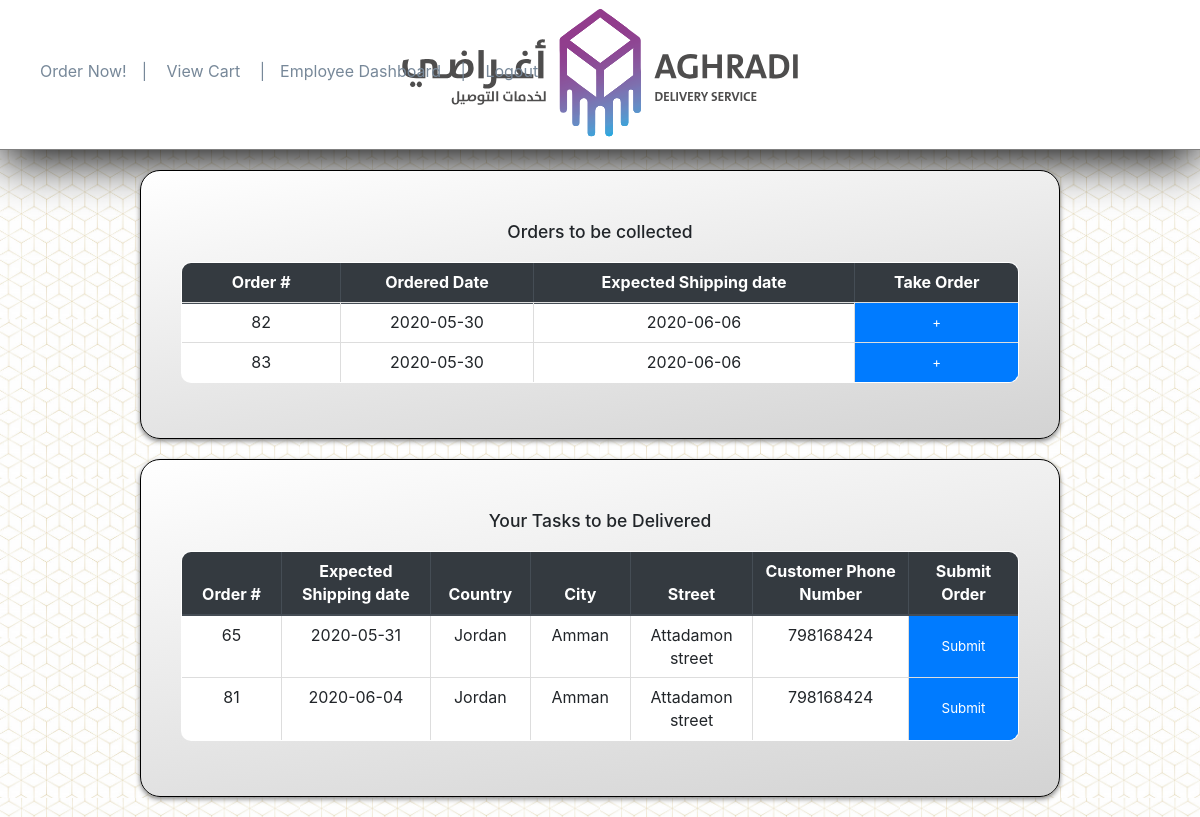
Page /dashboard.php on the committed database.
### tables this page shows
CREATE TABLE `orders` (
  `OID` int(11) NOT NULL,
  `OrderDate` date NOT NULL DEFAULT current_timestamp(),
  `ShippingDate` date DEFAULT NULL,
  `CID` int(5) DEFAULT NULL,
  `EID` int(5) DEFAULT NULL
);

CREATE TABLE `customer` (
  `CID` int(5) NOT NULL,
  `FirstName` varchar(20) NOT NULL,
  `LastName` varchar(20) NOT NULL,
  `Phone` int(10) NOT NULL,
  `Country` varchar(20) NOT NULL,
  `City` varchar(20) NOT NULL,
  `Street` varchar(40) NOT NULL,
  `Email` varchar(40) NOT NULL
);

### AGHRADI.php (the view, shortened to what this page needs)
<?php
function GetTasks(){
    $conn= new mysqli("localhost","root","", "AGHRADI");
    echo'<div class="Container">
    <h3>Your Tasks to be Delivered</h3>
    <table class="table table-bordered" >
        <thead class="thead-dark">
            <tr>
                <th>Order #</th>
                <th>Expected Shipping date</th>
                <th>Country</th>
                <th>City</th>
                <th>Street</th>
                <th>Customer Phone Number</th>
                <th>Submit Order</th>
            </tr>
        </thead>';
    $sql = 'SELECT OID, OrderDate,DATE_ADD(OrderDate, INTERVAL 7 DAY) as ED,CID FROM Orders WHERE ShippingDate IS Null AND EID='.$GLOBALS['thisEmployee'];
    $result = mysqli_query($conn, $sql);
    while($row = mysqli_fetch_assoc($result)) {
        $sql = 'SELECT * FROM customer WHERE CID='.$row["CID"];
        $cinfo = mysqli_query($conn, $sql);
        $crow = mysqli_fetch_assoc($cinfo);
        echo "<tr><td>" . $row["OID"]. " </td><td> ".$row["ED"]."</td><td>".$crow["Country"]."</td><td>".$crow["City"]."</td><td>".$crow["Street"]."</td><td>".$crow["Phone"]."</td>";
        echo'<form action="AGHRADI.php" method="post">
        <td style="padding: 0; position: relative;">
        <button type="submit" name=SubmitOrder value='.$row["OID"].' class="btn btn-primary fullHeight" " onclick="SubmitOrder(ONumber)">Submit</button>
        </form></td>';
    }
    echo '</table><br></div>';
}
function GetNotCollectedOrders(){
    $conn= new mysqli("localhost","root","", "AGHRADI");
    echo '  <div class="Container" id=NotCollected>
    <h3>Orders to be collected</h3>
    <table class="table table-bordered">
    <thead class="thead-dark">
        <tr>
            <th>Order #</th>
            <th>Ordered Date</th>
            <th>Expected Shipping date</th>
            <th>Take Order</th>
        </tr>
        <tr>
        </thead> ';
    $sql = "SELECT OID, OrderDate,DATE_ADD(OrderDate, INTERVAL 7 DAY) as ED FROM Orders WHERE EID IS Null";
    $result = mysqli_query($conn, $sql);
    while($row = mysqli_fetch_assoc($result)) {
        echo "<tr><td>" . $row["OID"]. " </td><td> ".$row["OrderDate"]. " </td><td> ".$row["ED"]."</td>";
        echo'<form action="AGHRADI.php" method="post">
        <td style="padding: 0px; position: relative;">
        <button type="submit" name=CollectOrder value='.$row["OID"].' class="btn btn-primary fullHeight" >+</button>
        </td></form>';
    }
    echo '</table><br></div>';
}
?>

### Style.css (style rules this page uses)
h3 { margin: 20px; text-align: center; padding: 0 10%; }
form { margin:auto; width: 80%; }
.Container { margin: 20px auto; border: black solid 1px; border-radius: 20px; width: 65%; min-width: 920px; box-shadow: grey 0px 2px 5px; padding: 30px 40px; background-image: linear-gradient(-190deg, white ,lightgray ); z-index: 100; position: relative; }
button { width: 100%; height:inherit; border: 0px solid white; -webkit-touch-callout: none; -webkit-user-select: none; -khtml-user-select: none; -moz-user-select: none; -ms-user-select: none; user-select: none; }
table,thead { background-color: white; border-radius: 10px; text-align: center; overflow: hidden; font-size: 12pt; }
.fullHeight { border-radius: 0px; display: inline-block; position:absolute; right: 0; top: 0; width: 100%; font-size: 10pt; }
tr { height: fit-content; }
td { height: 100%; max-width: 250px; min-width: 100px; }
body { background-image: url('Images/00f4ebc2fd8616cfa79decbab1ceb811.jpg'); background-size: 300px; background }

### rows in the picture
orders: OID "82", OrderDate "2020-05-30", ED "2020-06-06"
orders: OID "83", OrderDate "2020-05-30", ED "2020-06-06"
orders: OID "65", ED "2020-05-31", CID.Country "Jordan", CID.City "Amman", CID.Street "Attadamon street", CID.Phone "798168424"
orders: OID "81", ED "2020-06-04", CID.Country "Jordan", CID.City "Amman", CID.Street "Attadamon street", CID.Phone "798168424"
